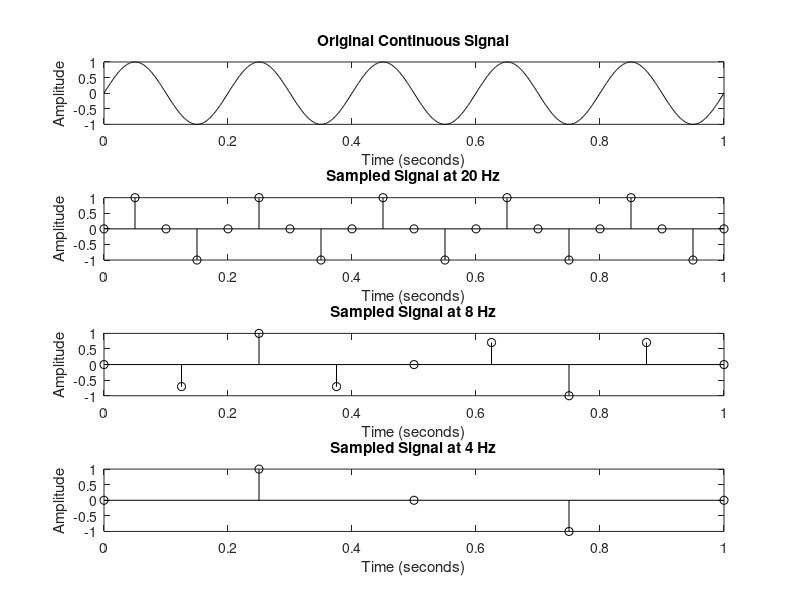

This figure's MATLAB source: (Note: this script raises an error after producing the figure.)
clear; clc;
t = 0:0.001:1;

f_original = 5;
signal_original = sin(2 * pi * f_original * t);

fs1 = 20; % Higher than Nyquist rate
fs2 = 8;  % Just below Nyquist rate
fs3 = 4;  % Much lower than Nyquist rate

t1 = 0:1/fs1:1;
t2 = 0:1/fs2:1;
t3 = 0:1/fs3:1;

signal_sampled1 = sin(2 * pi * f_original * t1);
signal_sampled2 = sin(2 * pi * f_original * t2);
signal_sampled3 = sin(2 * pi * f_original * t3);

figure;
subplot(4,1,1);
plot(t, signal_original, 'black');
title('Original Continuous Signal');
xlabel('Time (seconds)');
ylabel('Amplitude');

subplot(4,1,2);
stem(t1, signal_sampled1, 'black');
title(['Sampled Signal at ' num2str(fs1) ' Hz']);
xlabel('Time (seconds)');
ylabel('Amplitude');

subplot(4,1,3);
stem(t2, signal_sampled2, 'black');
title(['Sampled Signal at ' num2str(fs2) ' Hz']);
xlabel('Time (seconds)');
ylabel('Amplitude');

subplot(4,1,4);
stem(t3, signal_sampled3, 'black');
title(['Sampled Signal at ' num2str(fs3) ' Hz']);
xlabel('Time (seconds)');
ylabel('Amplitude');

sgtitle('Demonstration of Aliasing');
